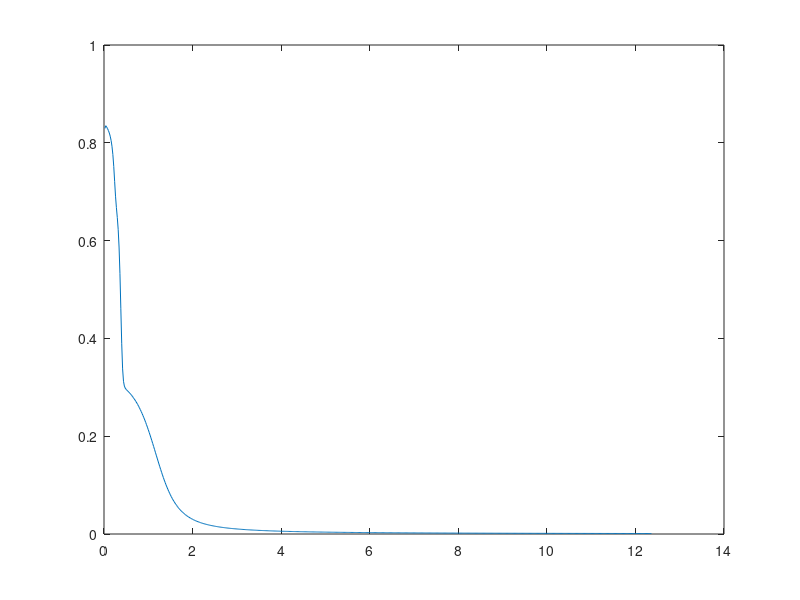

This chart was generated by the following MATLAB code:
#!/usr/bin/octave -qf

%BP neural network
clear all
clc

inputNums=3; %输入层节点
outputNums=3; %输出层节点
hideNums=10; %隐含层节点
maxcount=2000; %最大迭代次数
samplenum=3; %一个计数器，无意义
precision=0.001; %预设精度
yyy=1.3;    %yyy是帮助网络加速走出平坦区

alpha=0.5;%学习率设定值
a=0.5;%设定值
error=zeros(1,maxcount+1); %
errorp=zeros(1,samplenum);

v=rand(inputNums,hideNums); %输入层到隐含层的权值
deltv=zeros(inputNums,hideNums);
dv=zeros(inputNums,hideNums);
st1=zeros(1,hideNums);

w=rand(hideNums,outputNums);    %隐含层到输出层权值
deltw=zeros(hideNums,outputNums);
dw=zeros(hideNums,outputNums);
st2=zeros(1,outputNums);

samplelist=[1,0,0;0,1,0;0,0,1];
expectlist=[1,0,0;0,1,0;0,0,1];

%samplelist=[0.1323,0.323,-0.132;0.321,0.2434,0.456;-0.6546,-0.3242,0.3255]; %3*3;指定输入值3*3(实为3个向量)
%expectlist=[0.5435,0.422,-0.642;0.1,0.562,0.5675;-0.6464,-0.756,0.11]; %3*3;期望输出值3*3(实为3个向量)，有导师的监督学

count=1;
while(count<=maxcount) %迭代结束条件
    c=1;
    while (c<=samplenum)
        for k=1:outputNums
            d(k)=expectlist(c,k);%获得期望输出的向量
        end

        for i=1:inputNums
            x(i)=samplelist(c,i);%获得输入的向量（数据）
        end

        %Forward();
        for j=1:hideNums
            net=0.0;
            for i=1:inputNums
                net=net+x(i)*v(i,j); %输入层到隐含层的加权和
            end
            net=net-st1(j);
            y(j)=1/(1+exp(-net)); %输出层处理单极性sigmoid函数
        end
        for k=1:outputNums
            net=0.0;
            for j=1:hideNums
                net=net+y(j)*w(j,k);
            end
            net=net-st2(k);

            if count>=2 && error(count)-error(count+1)<=0.0001
                o(k)=1/(1+exp(-net)/yyy);   %平坦区加大学习率
            else
                o(k)=1/(1+exp(-net));
            end
        end
                
        %BpError(c); 反馈，修改
        errortmp=0.0;
        for k=1:outputNums
            errortmp=errortmp+(d(k)-o(k))^2;    %第一组训练后的误差计算
        end
        errorp(c)=0.5*errortmp;       
        %end

        %Backward();
        for k=1:outputNums
            yitao(k)=(d(k)-o(k))*o(k)*(1-o(k));%输入层误差偏导
        end
        for j=1:hideNums
            tem=0.0;
            for k=1:outputNums
                tem=tem+yitao(k)*w(j,k);
            end
            yitay(j)=tem*y(j)*(1-y(j));
        end

        %调整各层权值
        for j=1:hideNums
            for k=1:outputNums
                deltw(j,k)=alpha*yitao(k)*y(j); %权值w的调整量
                w(j,k)=w(j,k)+deltw(j,k)+a*dw(j,k);%权值调整
                dw(j,k)=deltw(j,k);
            end
        end
        for k=1:outputNums
            st2(k)=st2(k)+alpha*yitao(k);
        end
        for i=1:inputNums
            for j=1:hideNums
                deltv(i,j)=alpha*yitay(j)*x(i);
                v(i,j)=v(i,j)+deltv(i,j)+a*dv(i,j);
                dv(i,j)=deltv(i,j);
            end
        end
        for j=1:hideNums
            st1(j)=st1(j)+alpha*yitay(j);
        end
        %end
            
        c=c+1;
    end %一次BP训练结束

    double tmp;
    tmp=0.0;
    for i=1:samplenum
        tmp=tmp+errorp(i)*errorp(i);    %误差求和
    end
    tmp=tmp/c;
    error(count)=sqrt(tmp); %误差求均方根，即精度。

    if (error(count)<precision)
        break;
    end
    count=count+1;    %训练次数加1
end

p=1:count;
pp=p/50;
plot(pp,error(p),'-');
pause
